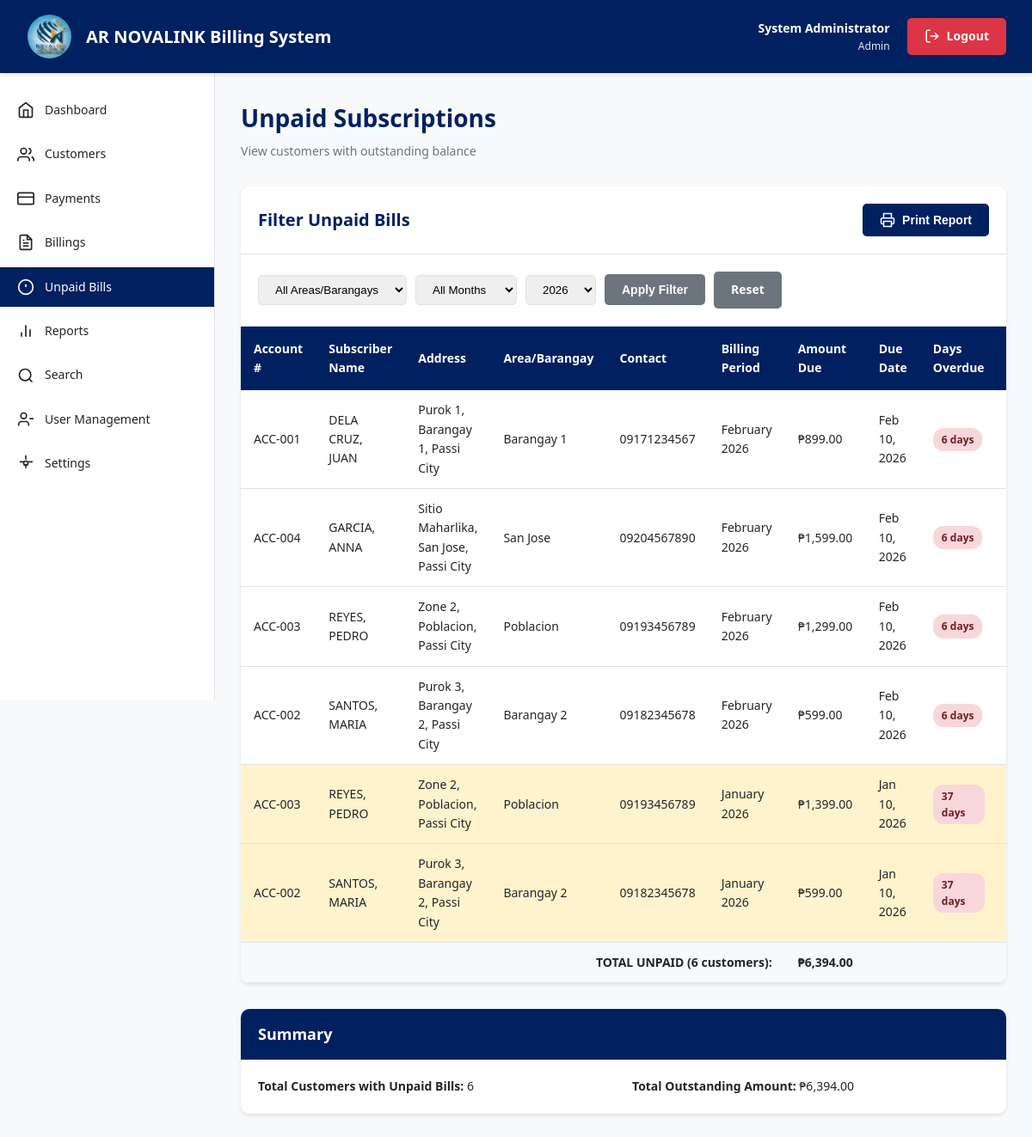
The page /unpaid.php (signed in) on the database as committed earlier.
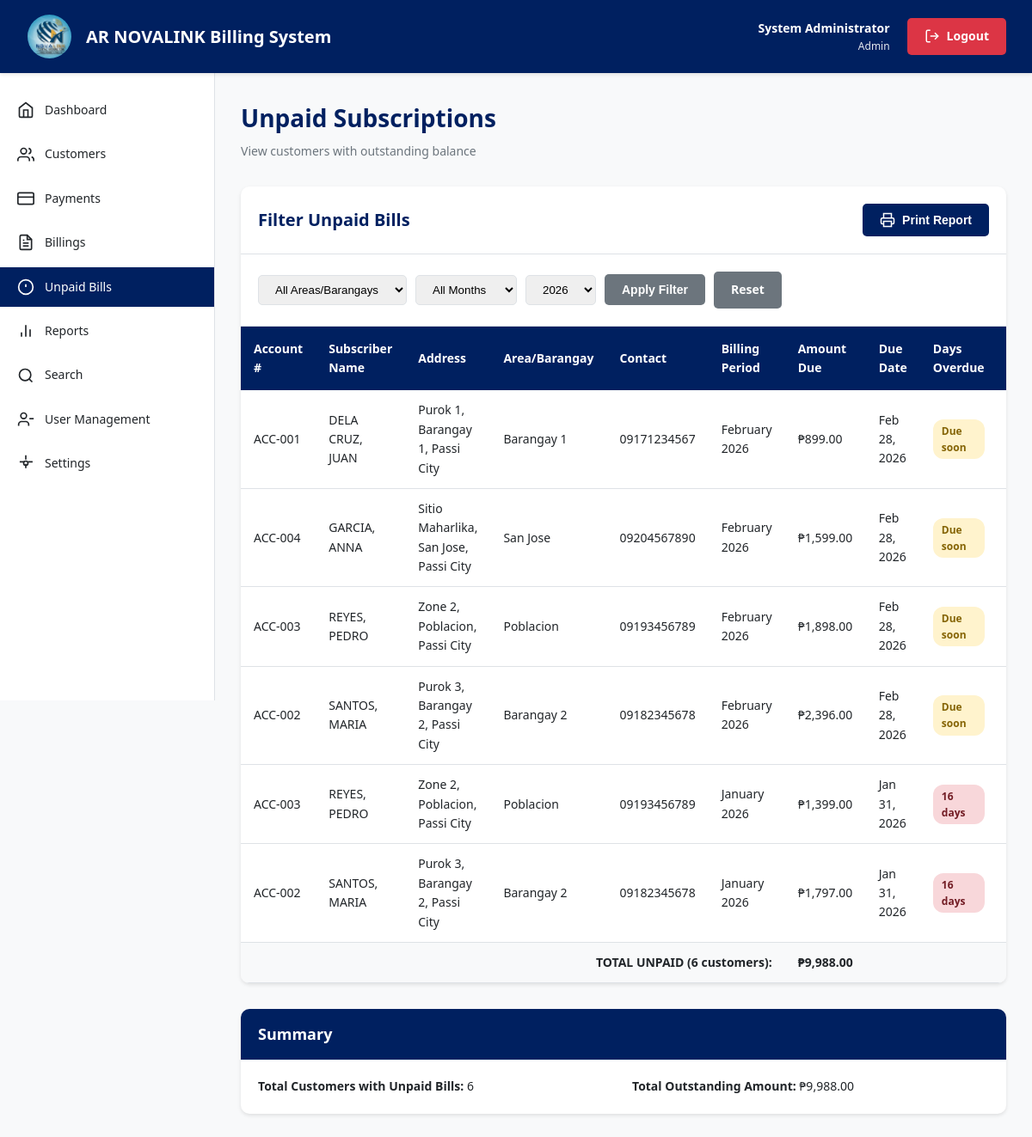
The same page on the database as committed later.
### tables this page shows
CREATE TABLE customers (
    customer_id INT PRIMARY KEY AUTO_INCREMENT,
    account_number VARCHAR(50) UNIQUE NOT NULL,
    subscriber_name VARCHAR(150) NOT NULL,
    account_name VARCHAR(150),
    address TEXT NOT NULL,
    area_id INT,
    tel_no VARCHAR(50),
    package_id INT,
    bandwidth_mbps INT,
    monthly_fee DECIMAL(10,2),
    installation_date DATE,
    date_connected DATE,
    disconnection_date DATE NULL,
    status ENUM('active', 'disconnected', 'hold_disconnection') DEFAULT 'active',
    router_serial VARCHAR(100),
    code_number VARCHAR(50),
    remarks TEXT,
    created_at TIMESTAMP DEFAULT CURRENT_TIMESTAMP,
    updated_at TIMESTAMP DEFAULT CURRENT_TIMESTAMP ON UPDATE CURRENT_TIMESTAMP,
    FOREIGN KEY (area_id) REFERENCES areas(area_id) ON DELETE SET NULL,
    FOREIGN KEY (package_id) REFERENCES packages(package_id) ON DELETE SET NULL,
    INDEX idx_account_number (account_number),
    INDEX idx_subscriber_name (subscriber_name),
    INDEX idx_area (area_id),
    INDEX idx_status (status)
);

CREATE TABLE areas (
    area_id INT PRIMARY KEY AUTO_INCREMENT,
    area_name VARCHAR(100) NOT NULL UNIQUE,
    description TEXT,
    created_at TIMESTAMP DEFAULT CURRENT_TIMESTAMP,
    INDEX idx_area_name (area_name)
);

CREATE TABLE billings (
    billing_id INT PRIMARY KEY AUTO_INCREMENT,
    customer_id INT NOT NULL,
    billing_month INT NOT NULL,
    billing_year INT NOT NULL,
    internet_fee DECIMAL(10,2) DEFAULT 0.00,
    cable_fee DECIMAL(10,2) DEFAULT 0.00,
    service_fee DECIMAL(10,2) DEFAULT 0.00,
    material_fee DECIMAL(10,2) DEFAULT 0.00,
    previous_balance DECIMAL(10,2) DEFAULT 0.00,
    total_amount DECIMAL(10,2) NOT NULL,
    discount DECIMAL(10,2) DEFAULT 0.00,
    net_amount DECIMAL(10,2) NOT NULL,
    status ENUM('unpaid', 'paid', 'partial') DEFAULT 'unpaid',
    due_date DATE,
    auto_generated TINYINT(1) DEFAULT 1,
    created_at TIMESTAMP DEFAULT CURRENT_TIMESTAMP,
    updated_at TIMESTAMP DEFAULT CURRENT_TIMESTAMP ON UPDATE CURRENT_TIMESTAMP,
    FOREIGN KEY (customer_id) REFERENCES customers(customer_id) ON DELETE CASCADE,
    UNIQUE KEY unique_customer_month (customer_id, billing_month, billing_year),
    INDEX idx_customer (customer_id),
    INDEX idx_billing_period (billing_year, billing_month),
    INDEX idx_status (status)
);

### config.php (called while the page is built, shortened)
<?php
function format_currency($amount) {
    return '₱' . number_format($amount, 2);
}
function get_month_name($month) {
    $months = [
        1 => 'January', 2 => 'February', 3 => 'March', 4 => 'April',
        5 => 'May', 6 => 'June', 7 => 'July', 8 => 'August',
        9 => 'September', 10 => 'October', 11 => 'November', 12 => 'December'
    ];
    return $months[$month] ?? '';
}
?>

### unpaid.php (the view, shortened to what the rows shown need)
<?php
require_once 'config.php';
$conn = getDBConnection();
$year_filter = isset($_GET['year']) ? intval($_GET['year']) : date('Y');
$sql = "SELECT c.customer_id, c.account_number, c.subscriber_name, c.address, c.tel_no,
        a.area_name, b.billing_id, b.billing_month, b.billing_year, b.net_amount,
        b.due_date, DATEDIFF(CURDATE(), b.due_date) as days_overdue
        FROM customers c
        JOIN billings b ON c.customer_id = b.customer_id
        LEFT JOIN areas a ON c.area_id = a.area_id
        WHERE b.status IN ('unpaid', 'partial')
        AND c.status = 'active'";
if ($year_filter > 0) {
    $sql .= " AND b.billing_year = $year_filter";
}
$sql .= " ORDER BY b.billing_year DESC, b.billing_month DESC, c.subscriber_name ASC";
$result = $conn->query($sql);
?>
<!DOCTYPE html>
<html lang="en">
<head>
    <link rel="stylesheet" href="css/style.css">
</head>
<body>
    <?php include 'includes/header.php'; ?>
    <div class="container">
        <main class="main-content">
            <div class="page-header">
                <h1>Unpaid Subscriptions</h1>
            </div>
            <div class="table-container">
                <div class="table-header no-print">
                    <h2>Filter Unpaid Bills</h2>
                </div>
                <table>
                    <thead>
                        <tr>
                            <th>Account #</th>
                            <th>Subscriber Name</th>
                            <th>Address</th>
                            <th>Area/Barangay</th>
                            <th>Contact</th>
                            <th>Billing Period</th>
                            <th>Amount Due</th>
                            <th>Due Date</th>
                            <th>Days Overdue</th>
                            <th>Actions</th>
                        </tr>
                    </thead>
                    <tbody>
                        <?php if ($result->num_rows > 0): ?>
                            <?php while ($row = $result->fetch_assoc()):
                            ?>
                            <tr <?php echo $row['days_overdue'] > 30 ? 'style="background: #fff3cd;"' : ''; ?>>
                                <td><?php echo htmlspecialchars($row['account_number']); ?></td>
                                <td><?php echo htmlspecialchars($row['subscriber_name']); ?></td>
                                <td><?php echo htmlspecialchars($row['address']); ?></td>
                                <td><?php echo htmlspecialchars($row['area_name'] ?? 'N/A'); ?></td>
                                <td><?php echo htmlspecialchars($row['tel_no'] ?? 'N/A'); ?></td>
                                <td><?php echo get_month_name($row['billing_month']) . ' ' . $row['billing_year']; ?></td>
                                <td><?php echo format_currency($row['net_amount']); ?></td>
                                <td><?php echo $row['due_date'] ? date('M d, Y', strtotime($row['due_date'])) : 'N/A'; ?></td>
                                <td>
                                    <?php if ($row['days_overdue'] > 0): ?>
                                        <span class="badge badge-danger"><?php echo $row['days_overdue']; ?> days</span>
                                    <?php else: ?>
                                        <span class="badge badge-warning">Due soon</span>
                                    <?php endif; ?>
                                </td>
                                <td>
                                </td>
                            </tr>
                            <?php endwhile; ?>
                        <?php else: ?>
                            <tr>
                                <td colspan="10" class="text-center">No unpaid bills found</td>
                            </tr>
                        <?php endif; ?>
                    </tbody>
                </table>
            </div>
            <?php if ($result->num_rows > 0): ?>
            <div class="widget mt-3">
                <div class="widget-header">
                    <h2>Summary</h2>
                </div>
            </div>
            <?php endif; ?>
        </main>
    </div>
</body>
</html>

Rows that differ between the two databases and show on the page:
changed customers "ACC-001": billings.due_date "Feb 10, 2026" → "Feb 28, 2026"; days_overdue "6" → (not shown); text "days" → "Due soon"
changed customers "ACC-004": billings.due_date "Feb 10, 2026" → "Feb 28, 2026"; days_overdue "6" → (not shown); text "days" → "Due soon"
changed customers "ACC-003": billings.net_amount "₱1,299.00" → "₱1,898.00"; billings.due_date "Feb 10, 2026" → "Feb 28, 2026"; billings.due_date "Jan 10, 2026" → "Jan 31, 2026"; days_overdue "37" → "16"; days_overdue "6" → (not shown); text "days" → "Due soon"
changed customers "ACC-002": billings.net_amount "₱599.00" → "₱2,396.00"; billings.due_date "Feb 10, 2026" → "Feb 28, 2026"; billings.net_amount "₱599.00" → "₱1,797.00"; billings.due_date "Jan 10, 2026" → "Jan 31, 2026"; days_overdue "37" → "16"; days_overdue "6" → (not shown); text "days" → "Due soon"
Other text that changed with them:
format_currency($total_unpaid): "₱6,394.00" → "₱9,988.00"
